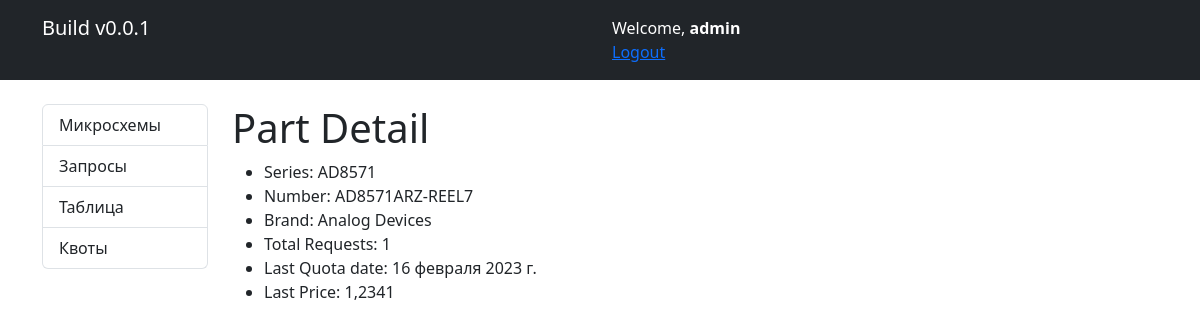
/parts/1/ (signed in), run on an earlier commit of the app's database.
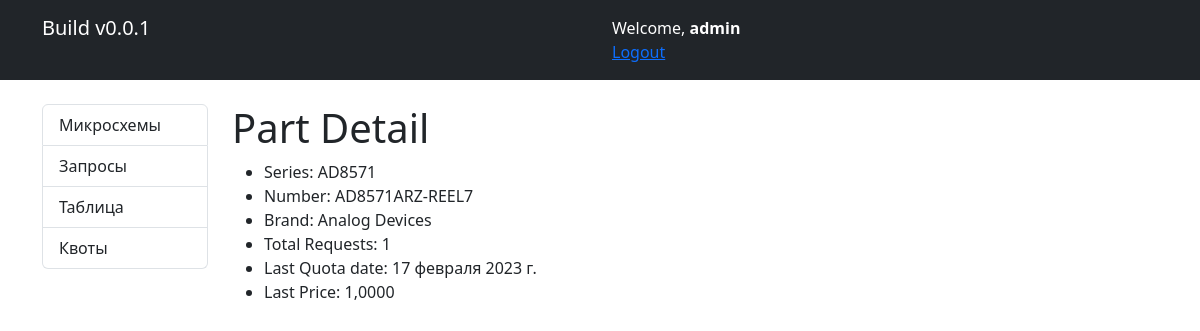
And on a later commit of the database.
### parts/models.py (models this page shows, shortened)
class Quota(models.Model):
    part = models.ForeignKey(Part, on_delete=models.CASCADE)
    quantity = models.PositiveIntegerField(verbose_name='Количество')
    price = models.DecimalField(max_digits=10, decimal_places=4, verbose_name='U/P USD')
    ruble_price = models.DecimalField(max_digits=10, decimal_places=4, verbose_name='U/P RUB', default=0)
    datecode = models.PositiveIntegerField()
    lead_time = models.CharField(max_length=100)
    supplier = models.CharField(max_length=100)
    date = models.DateField()
    class Meta:
        verbose_name = "Квота"
        verbose_name_plural = "Квоты"

### parts/views.py (the view)
# urls.py: path('parts/<int:part_id>/', views.PartDetailView.as_view(), name='part_detail'),
class PartDetailView(LoginRequiredMixin, TemplateView):
    template_name = 'parts/part_detail.html'
    login_url = 'accounts/login/'
    def get(self, request, *args, **kwargs):
        part_id = kwargs.get('part_id')
        part = get_object_or_404(Part, pk=part_id)
        quotas = Quota.objects.filter(part=part)
        requests = Request.objects.filter(part=part)
        total_requests = requests.count()
        last_quota_date = quotas.last().date if quotas.exists() else None
        last_price = quotas.last().price if quotas.exists() else None
        return render(request, self.template_name, {'part': part, 'total_requests': total_requests,
                                                    'last_price': last_price, 'last_quota_date': last_quota_date})

### parts/templates/parts/part_detail.html
{% extends 'base.html' %}
{% block content %}
  <h1>Part Detail</h1>
  <ul>
    <li>Series: {{ part.series }}</li>
    <li>Number: {{ part.number }}</li>
    <li>Brand: {{ part.brand }}</li>
    <li>Total Requests: {{ total_requests }}</li>
    <li>Last Quota date: {% if last_quota_date %}{{ last_quota_date }}{% else %}N/A{% endif %}</li>
    <li>Last Price: {% if last_price %}{{ last_price }}{% else %}N/A{% endif %}</li>
  </ul>
{% endblock %}

What changed in the data, as far as the page shows it:
removed Quota: date "16 февраля 2023 г.", price "1,2341"
added Quota: date "17 февраля 2023 г.", price "1,0000"
